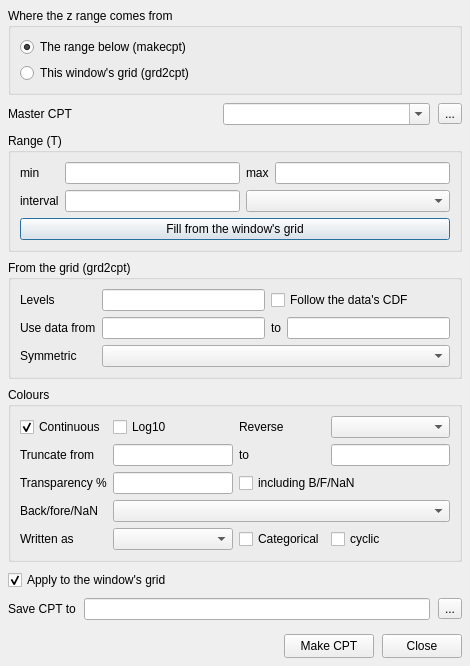
<?xml version="1.0" encoding="UTF-8"?>
<ui version="4.0">
 <class>CptBuildDialog</class>
 <widget class="QDialog" name="CptBuildDialog">
  <property name="geometry">
   <rect>
    <x>0</x>
    <y>0</y>
    <width>470</width>
    <height>580</height>
   </rect>
  </property>
  <property name="windowTitle">
   <string>Make CPT</string>
  </property>
  <layout class="QVBoxLayout" name="mainVerticalLayout">
   <property name="spacing">
    <number>8</number>
   </property>
   <property name="margin" stdset="0">
    <number>8</number>
   </property>
   <item>
    <widget class="QGroupBox" name="gb_mode">
     <property name="title">
      <string>Where the z range comes from</string>
     </property>
     <layout class="QVBoxLayout" name="verticalLayout_mode">
      <item>
       <widget class="QRadioButton" name="rb_make">
        <property name="toolTip"><string>makecpt: the range you type below, or the master CPT's own if you leave it empty</string></property>
        <property name="text"><string>The range below (makecpt)</string></property>
        <property name="checked"><bool>true</bool></property>
       </widget>
      </item>
      <item>
       <widget class="QRadioButton" name="rb_grd">
        <property name="toolTip"><string>grd2cpt: the data in this window's grid, optionally histogram-equalized</string></property>
        <property name="text"><string>This window's grid (grd2cpt)</string></property>
       </widget>
      </item>
     </layout>
    </widget>
   </item>
   <item>
    <layout class="QHBoxLayout" name="horizontalLayout_master">
     <item>
      <widget class="QLabel" name="lb_master"><property name="text"><string>Master CPT</string></property></widget>
     </item>
     <item>
      <widget class="QComboBox" name="cb_master">
       <property name="editable"><bool>true</bool></property>
       <property name="minimumSize"><size><width>180</width><height>0</height></size></property>
       <property name="toolTip"><string>&lt;html&gt;A GMT master CPT name, or the path of a .cpt file. Type any&lt;br&gt;name the list does not carry.&lt;/html&gt;</string></property>
      </widget>
     </item>
     <item>
      <widget class="QToolButton" name="btn_master">
       <property name="text"><string>...</string></property>
      </widget>
     </item>
    </layout>
   </item>
   <item>
    <widget class="QGroupBox" name="gb_range">
     <property name="title">
      <string>Range (T)</string>
     </property>
     <layout class="QGridLayout" name="gridLayout_range">
      <item row="0" column="0">
       <widget class="QLabel" name="lb_tmin"><property name="text"><string>min</string></property></widget>
      </item>
      <item row="0" column="1">
       <widget class="QLineEdit" name="edit_tmin">
        <property name="toolTip"><string>&lt;html&gt;Lowest z of the new CPT. Leave the whole row empty to keep the&lt;br&gt;master's own range.&lt;/html&gt;</string></property>
       </widget>
      </item>
      <item row="0" column="2">
       <widget class="QLabel" name="lb_tmax"><property name="text"><string>max</string></property></widget>
      </item>
      <item row="0" column="3">
       <widget class="QLineEdit" name="edit_tmax">
        <property name="toolTip"><string>Highest z of the new CPT</string></property>
       </widget>
      </item>
      <item row="1" column="0">
       <widget class="QLabel" name="lb_tinc"><property name="text"><string>interval</string></property></widget>
      </item>
      <item row="1" column="1">
       <widget class="QLineEdit" name="edit_tinc">
        <property name="toolTip"><string>&lt;html&gt;Optional: the slice width, or the number of slice boundaries —&lt;br&gt;see the box on the right&lt;/html&gt;</string></property>
       </widget>
      </item>
      <item row="1" column="2" colspan="2">
       <widget class="QComboBox" name="cb_tmod">
        <property name="toolTip"><string>What the interval means</string></property>
       </widget>
      </item>
      <item row="2" column="0" colspan="4">
       <widget class="QPushButton" name="push_fromgrid">
        <property name="toolTip"><string>Fill min and max from this window's grid</string></property>
        <property name="text"><string>Fill from the window's grid</string></property>
       </widget>
      </item>
     </layout>
    </widget>
   </item>
   <item>
    <widget class="QGroupBox" name="gb_grd">
     <property name="title">
      <string>From the grid (grd2cpt)</string>
     </property>
     <layout class="QGridLayout" name="gridLayout_grd">
      <item row="0" column="0">
       <widget class="QLabel" name="lb_nlevels"><property name="text"><string>Levels</string></property></widget>
      </item>
      <item row="0" column="1">
       <widget class="QLineEdit" name="edit_nlevels">
        <property name="toolTip"><string>&lt;html&gt;Resample the colour table into this many equidistant slices&lt;br&gt;(E). Empty = the module's own histogram-equalized levels.&lt;/html&gt;</string></property>
       </widget>
      </item>
      <item row="0" column="2" colspan="2">
       <widget class="QCheckBox" name="chk_cdf">
        <property name="toolTip"><string>Assign levels from the cumulative density function of the data (E+c)</string></property>
        <property name="text"><string>Follow the data's CDF</string></property>
       </widget>
      </item>
      <item row="1" column="0">
       <widget class="QLabel" name="lb_lmin"><property name="text"><string>Use data from</string></property></widget>
      </item>
      <item row="1" column="1">
       <widget class="QLineEdit" name="edit_lmin">
        <property name="toolTip"><string>&lt;html&gt;Ignore data below this when building the palette (L). Either&lt;br&gt;limit may be left empty.&lt;/html&gt;</string></property>
       </widget>
      </item>
      <item row="1" column="2">
       <widget class="QLabel" name="lb_lmax"><property name="text"><string>to</string></property></widget>
      </item>
      <item row="1" column="3">
       <widget class="QLineEdit" name="edit_lmax">
        <property name="toolTip"><string>Ignore data above this when building the palette (L)</string></property>
       </widget>
      </item>
      <item row="2" column="0">
       <widget class="QLabel" name="lb_symmetric"><property name="text"><string>Symmetric</string></property></widget>
      </item>
      <item row="2" column="1" colspan="3">
       <widget class="QComboBox" name="cb_symmetric">
        <property name="toolTip"><string>&lt;html&gt;Force the table to be symmetric about zero, with the range&lt;br&gt;taken from one end or the other (S)&lt;/html&gt;</string></property>
       </widget>
      </item>
     </layout>
    </widget>
   </item>
   <item>
    <widget class="QGroupBox" name="gb_common">
     <property name="title">
      <string>Colours</string>
     </property>
     <layout class="QGridLayout" name="gridLayout_common">
      <item row="0" column="0">
       <widget class="QCheckBox" name="chk_continuous">
        <property name="toolTip"><string>Continuous colour ramp instead of constant colour per slice (Z)</string></property>
        <property name="text"><string>Continuous</string></property>
        <property name="checked"><bool>true</bool></property>
       </widget>
      </item>
      <item row="0" column="1">
       <widget class="QCheckBox" name="chk_log">
        <property name="toolTip"><string>Logarithmic interpolation; the range is given as log10(z) (Q)</string></property>
        <property name="text"><string>Log10</string></property>
       </widget>
      </item>
      <item row="0" column="2">
       <widget class="QLabel" name="lb_invert"><property name="text"><string>Reverse</string></property></widget>
      </item>
      <item row="0" column="3">
       <widget class="QComboBox" name="cb_invert">
        <property name="toolTip"><string>Reverse the colour progression, the z values, or both (I)</string></property>
       </widget>
      </item>
      <item row="1" column="0">
       <widget class="QLabel" name="lb_glo"><property name="text"><string>Truncate from</string></property></widget>
      </item>
      <item row="1" column="1">
       <widget class="QLineEdit" name="edit_glo">
        <property name="toolTip"><string>Cut the master CPT so it starts here (G). Either end may be left empty.</string></property>
       </widget>
      </item>
      <item row="1" column="2">
       <widget class="QLabel" name="lb_ghi"><property name="text"><string>to</string></property></widget>
      </item>
      <item row="1" column="3">
       <widget class="QLineEdit" name="edit_ghi">
        <property name="toolTip"><string>Cut the master CPT so it ends here (G)</string></property>
       </widget>
      </item>
      <item row="2" column="0">
       <widget class="QLabel" name="lb_alpha"><property name="text"><string>Transparency %</string></property></widget>
      </item>
      <item row="2" column="1">
       <widget class="QLineEdit" name="edit_alpha">
        <property name="toolTip"><string>One transparency, 0-100, for every colour slice (A)</string></property>
       </widget>
      </item>
      <item row="2" column="2" colspan="2">
       <widget class="QCheckBox" name="chk_alphaall">
        <property name="toolTip"><string>Also make the background, foreground and NaN colours transparent (A+a)</string></property>
        <property name="text"><string>including B/F/NaN</string></property>
       </widget>
      </item>
      <item row="3" column="0">
       <widget class="QLabel" name="lb_bfn"><property name="text"><string>Back/fore/NaN</string></property></widget>
      </item>
      <item row="3" column="1" colspan="3">
       <widget class="QComboBox" name="cb_bfn">
        <property name="toolTip"><string>Where the background, foreground and NaN colours come from (D, M, N)</string></property>
       </widget>
      </item>
      <item row="4" column="0">
       <widget class="QLabel" name="lb_colormodel"><property name="text"><string>Written as</string></property></widget>
      </item>
      <item row="4" column="1">
       <widget class="QComboBox" name="cb_colormodel">
        <property name="toolTip"><string>Colour model of the written CPT (F). Only affects the saved file's text.</string></property>
       </widget>
      </item>
      <item row="4" column="2">
       <widget class="QCheckBox" name="chk_categorical">
        <property name="toolTip"><string>&lt;html&gt;Do not interpolate the master; take its colours in order (W) —&lt;br&gt;for categorical tables&lt;/html&gt;</string></property>
        <property name="text"><string>Categorical</string></property>
       </widget>
      </item>
      <item row="4" column="3">
       <widget class="QCheckBox" name="chk_wrap">
        <property name="toolTip"><string>Cyclic table that endlessly repeats its range (Ww)</string></property>
        <property name="text"><string>cyclic</string></property>
       </widget>
      </item>
     </layout>
    </widget>
   </item>
   <item>
    <layout class="QHBoxLayout" name="horizontalLayout_apply">
     <item>
      <widget class="QCheckBox" name="chk_apply">
       <property name="toolTip"><string>Recolour the grid this window is showing with the new palette</string></property>
       <property name="text"><string>Apply to the window's grid</string></property>
       <property name="checked"><bool>true</bool></property>
      </widget>
     </item>
     <item>
      <spacer name="horizontalSpacer_apply">
       <property name="orientation"><enum>Qt::Orientation::Horizontal</enum></property>
       <property name="sizeHint" stdset="0"><size><width>40</width><height>20</height></size></property>
      </spacer>
     </item>
    </layout>
   </item>
   <item>
    <layout class="QHBoxLayout" name="horizontalLayout_out">
     <item>
      <widget class="QLabel" name="lb_out"><property name="text"><string>Save CPT to</string></property></widget>
     </item>
     <item>
      <widget class="QLineEdit" name="edit_outfile">
       <property name="toolTip"><string>Optional .cpt file to write the palette to. Leave empty to only apply it here.</string></property>
      </widget>
     </item>
     <item>
      <widget class="QToolButton" name="btn_outfile">
       <property name="text"><string>...</string></property>
      </widget>
     </item>
    </layout>
   </item>
   <item>
    <spacer name="verticalSpacer_bottom">
     <property name="orientation"><enum>Qt::Orientation::Vertical</enum></property>
     <property name="sizeType"><enum>QSizePolicy::Policy::Fixed</enum></property>
     <property name="sizeHint" stdset="0"><size><width>20</width><height>6</height></size></property>
    </spacer>
   </item>
   <item>
    <layout class="QHBoxLayout" name="horizontalLayout_buttons">
     <item>
      <spacer name="buttonsSpacer">
       <property name="orientation"><enum>Qt::Orientation::Horizontal</enum></property>
       <property name="sizeHint" stdset="0"><size><width>40</width><height>20</height></size></property>
      </spacer>
     </item>
     <item>
      <widget class="QPushButton" name="push_compute">
       <property name="minimumSize"><size><width>90</width><height>24</height></size></property>
       <property name="text"><string>Make CPT</string></property>
      </widget>
     </item>
     <item>
      <widget class="QPushButton" name="push_close">
       <property name="minimumSize"><size><width>70</width><height>24</height></size></property>
       <property name="text"><string>Close</string></property>
      </widget>
     </item>
    </layout>
   </item>
  </layout>
 </widget>
 <resources/>
 <connections/>
</ui>
